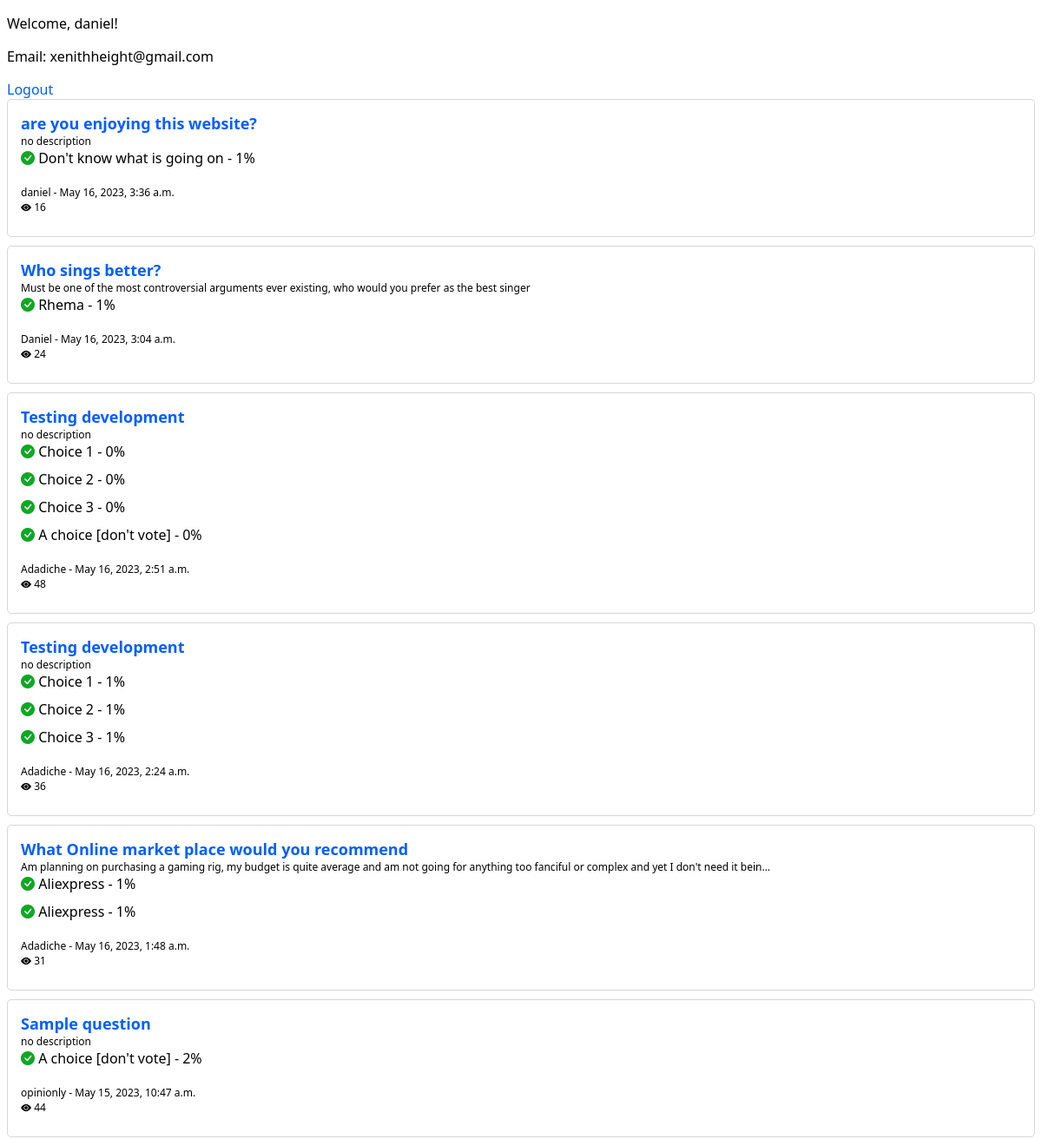
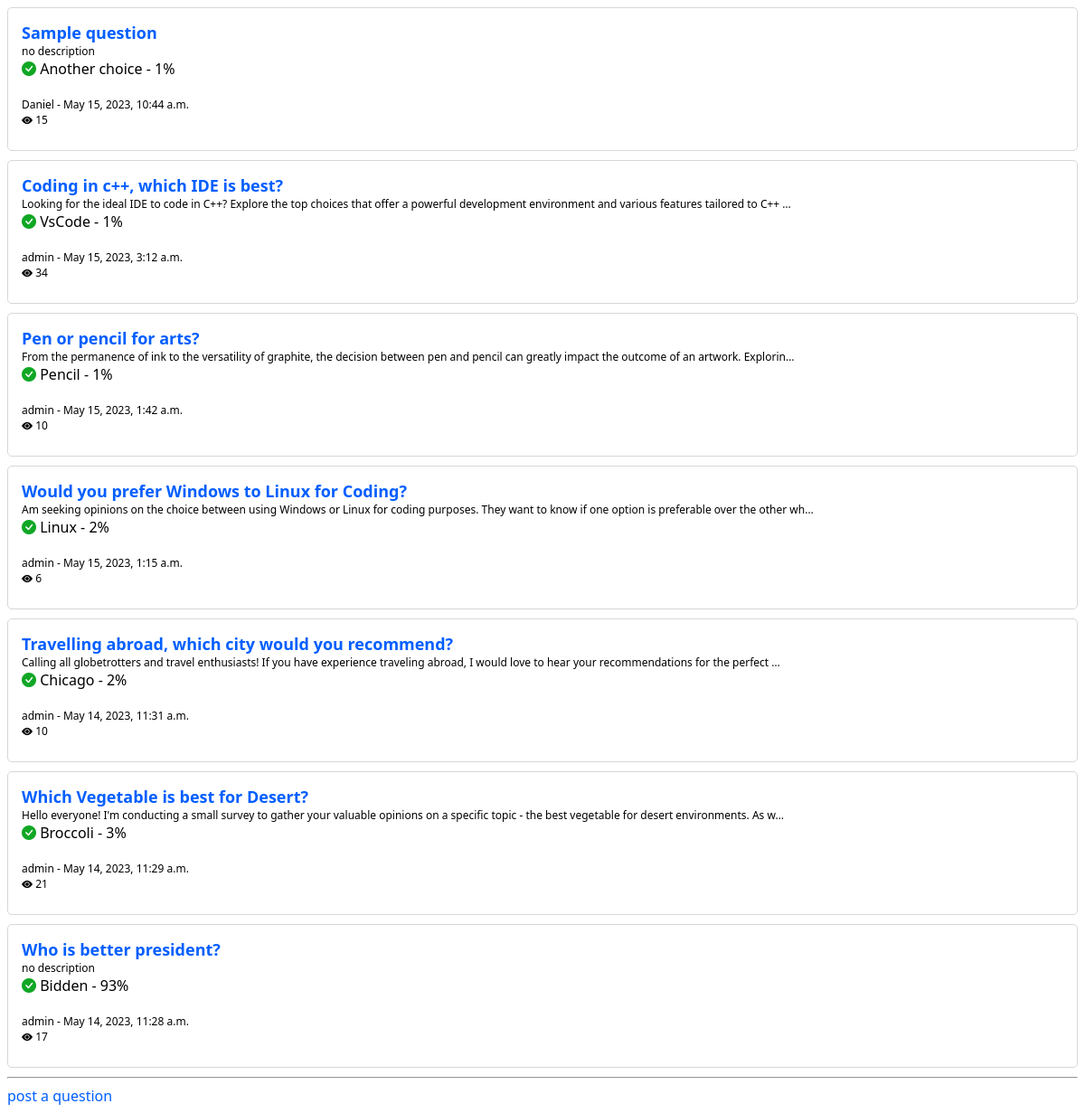
Page / (signed in) on the committed database (2 pictures, top to bottom).
### polls/models.py (models this page shows, shortened)
class Question(models.Model):
    posted_by = models.ForeignKey(User, on_delete=models.CASCADE, default = 1)
    question_title = models.CharField(max_length=200)
    question_description = models.TextField(blank=True, default = "no description ")
    slug = models.SlugField(unique=True, blank=True)
    pub_date = models.DateTimeField("date published",auto_now_add=True)
    views = models.IntegerField(default=0)
    """
    def save(self, *args, **kwargs):
        if not self.slug:
            self.slug = slugify(self.question_title)
        super().save(*args, **kwargs)
    """
    def save(self, *args, **kwargs):
        if not self.slug:
            base_slug = slugify(self.question_title)
            slug = base_slug
            counter = 1
            while Question.objects.filter(slug=slug).exists():
                slug = f"{base_slug}-{counter}"
                counter += 1
            self.slug = slug
        super().save(*args, **kwargs)

class Choice(models.Model):
    user = models.ForeignKey(User, on_delete=models.CASCADE, null=True, blank=True)
    upvotes = models.ManyToManyField(User, related_name='upvoted_choices', blank=True)
    downvotes = models.ManyToManyField(User, related_name='downvoted_choices', blank=True, default=0)
    question = models.ForeignKey(Question, on_delete=models.CASCADE)
    choice_text = models.CharField(max_length=200)
    votes = models.IntegerField(default=0)

### polls/views.py (the view)
# urls.py: path("", views.IndexView.as_view(), name="index"),
class IndexView(generic.ListView):
    template_name = "polls/index.html"
    context_object_name = "latest_question_list"
    def get_queryset(self):
        queryset = Question.objects.filter(pub_date__lte=timezone.now()).order_by("-pub_date")
        for question in queryset:
            highest_voted_choice = question.choice_set.aggregate(Max('votes'))
            highest_votes = highest_voted_choice['votes__max']
            highest_voted_choices = question.choice_set.filter(votes=highest_votes)
            question.highest_voted_choices = highest_voted_choices
        return queryset

### polls/templates/polls/index.html (shortened to what this page needs)
{% load static %}
<!DOCTYPE html>
<html lang="en">
<head>
<link rel="stylesheet" href="https://cdn.jsdelivr.net/npm/bootstrap-icons@1.10.5/font/bootstrap-icons.css">
<link rel="stylesheet"
      href="{% static 'polls/style.css' %}">
</head>
<body>
  {% if user.is_authenticated %}
  <p>Welcome, {{ user.username }}!</p>
    <p>Email: {{ user.email }}</p>
  <a href="{% url 'accounts:logout' %}">Logout</a>
  {% else %}
    <a href="{% url 'accounts:login' %}">Login</a> |
    <a href="{% url 'accounts:register' %}">signUp</a>
  {% endif %}
    {% if latest_question_list %}
{% for question in latest_question_list %}
  <div class="post">
  <span class="post_title" >
  <a href="{% url 'polls:detail' question.slug %}">
  {{ question.question_title }}
  </a>
  </span>
  <div class="post_description">
 {{ question.question_description|truncatechars:150 }}
 </div>
 {% for choice in question.highest_voted_choices %}
<div class="majority">
  <i class="bi bi-check-circle-fill"></i> {{ choice.choice_text }}
  - {{ choice.votes }}% </div>
{% endfor %}
<span class="pub_date">
 {{ question.posted_by }} -  {{ question.pub_date }}
 <br/>
 <i class= "bi bi-eye-fill"></i> {{ question.views }}
 </span>
  </div>
{% endfor %}
    {% else %}
    <p>No polls are available.</p>
      <a href="{% url 'polls:questionPost' %}">
        post a question
      </a>
    {% endif %}
<hr/>
<a href="{% url 'polls:questionPost' %}">
  post a question
</a>
</body>
</html>

### polls/static/polls/style.css (style rules this page uses)
* { box-sizing: border-box;font-family: Segoe UI; }
.bi-check-circle-fill { color: #10a725; }
a { text-decoration: none; color: #005eff; }
.post { display: flex; flex-direction: column; border-radius: 5px; padding: 15px; border: 1px solid #d7d7d7; margin-bottom: 10px; }
.post_title { font-size: 18px; font-weight: bolder; font-family: Segoe UI; text-decoration: none; color: black; }
.majority { padding-bottom: 10px; }
.pub_date { padding: 10px 0px; font-size: 12px; float: right; }
.post_description { font-size: 12px; }

### rows in the picture
Question: question_title "are you enjoying this website?", question_description "no description", posted_by "daniel", pub_date "May 16, 2023, 3:36 a.m.", views "16"
Choice: choice_text "Don't know what is going on", votes "1"
Question: question_title "Who sings better?", question_description "Must be one of the most controversial arguments ever existing, who would you prefer as the best singer", posted_by "Daniel", pub_date "May 16, 2023, 3:04 a.m.", views "24"
Choice: choice_text "Rhema", votes "1"
Question: question_title "Testing development", question_description "no description", posted_by "Adadiche", pub_date "May 16, 2023, 2:51 a.m.", views "48"
Choice: choice_text "Choice 1", votes "0"
Choice: choice_text "Choice 2", votes "0"
Choice: choice_text "Choice 3", votes "0"
Choice: choice_text "A choice [don't vote]", votes "0"
Question: question_title "Testing development", question_description "no description", posted_by "Adadiche", pub_date "May 16, 2023, 2:24 a.m.", views "36"
Choice: choice_text "Choice 1", votes "1"
Choice: choice_text "Choice 2", votes "1"
Choice: choice_text "Choice 3", votes "1"
Question: question_title "What Online market place would you recommend", question_description "Am planning on purchasing a gaming rig, my budget is quite average and am not going for anything too fanciful or complex and yet I don't need it bein…", posted_by "Adadiche", pub_date "May 16, 2023, 1:48 a.m.", views "31"
Choice: choice_text "Aliexpress", votes "1"
Choice: choice_text "Aliexpress", votes "1"
Question: question_title "Sample question", question_description "no description", posted_by "opinionly", pub_date "May 15, 2023, 10:47 a.m.", views "44"
Choice: choice_text "A choice [don't vote]", votes "2"
Question: question_title "Sample question", question_description "no description", posted_by "Daniel", pub_date "May 15, 2023, 10:44 a.m.", views "15"
Choice: choice_text "Another choice", votes "1"
Question: question_title "Coding in c++, which IDE is best?", question_description "Looking for the ideal IDE to code in C++? Explore the top choices that offer a powerful development environment and various features tailored to C++ …", posted_by "admin", pub_date "May 15, 2023, 3:12 a.m.", views "34"
Choice: choice_text "VsCode", votes "1"
Question: question_title "Pen or pencil for arts?", question_description "From the permanence of ink to the versatility of graphite, the decision between pen and pencil can greatly impact the outcome of an artwork. Explorin…", posted_by "admin", pub_date "May 15, 2023, 1:42 a.m.", views "10"
Choice: choice_text "Pencil", votes "1"
Question: question_title "Would you prefer Windows to Linux for Coding?", question_description "Am seeking opinions on the choice between using Windows or Linux for coding purposes. They want to know if one option is preferable over the other wh…", posted_by "admin", pub_date "May 15, 2023, 1:15 a.m.", views "6"
Choice: choice_text "Linux", votes "2"
Question: question_title "Travelling abroad, which city would you recommend?", question_description "Calling all globetrotters and travel enthusiasts! If you have experience traveling abroad, I would love to hear your recommendations for the perfect …", posted_by "admin", pub_date "May 14, 2023, 11:31 a.m.", views "10"
Choice: choice_text "Chicago", votes "2"
Question: question_title "Which Vegetable is best for Desert?", question_description "Hello everyone! I'm conducting a small survey to gather your valuable opinions on a specific topic - the best vegetable for desert environments. As w…", posted_by "admin", pub_date "May 14, 2023, 11:29 a.m.", views "21"
Choice: choice_text "Broccoli", votes "3"
Question: question_title "Who is better president?", question_description "no description", posted_by "admin", pub_date "May 14, 2023, 11:28 a.m.", views "17"
Choice: choice_text "Bidden", votes "93"

### other values in the picture
{{ user.username }} "daniel"
{{ user.email }} "xenithheight@gmail.com"
